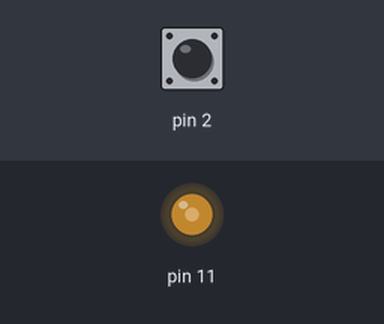
Simulated run of this sketch. Board: Arduino Uno, built with avr-gcc and run on an emulated ATmega328P. Parts: output pins drawn as LEDs (lit = HIGH). The inputs (shaded band) are chosen by the test bench; at power-on: pin 2 LOW. What the sketch prints to the serial monitor is not drawn.

Above: at 1.2 s.
1.3 s: pin 2 driven HIGH
2.8 s: pin 2 pulsed LOW 5 times (0.12 s each, 0.3 s apart)
At 3.98 s:
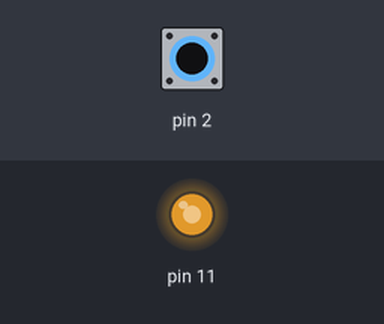
At 4.9 s:
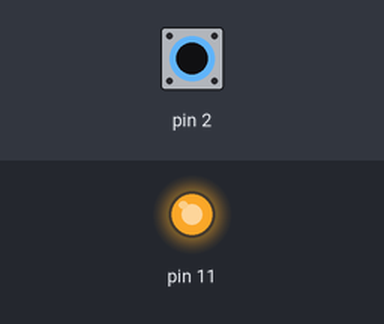
Timing chart, 0 to 11.8 s (numbered marks = the images above; inputs shaded):
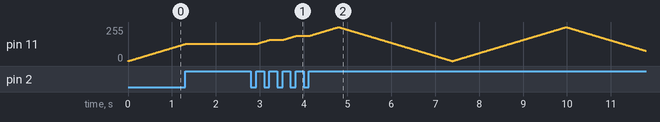

The sketch:

lab05-4.ino
```cpp
int pause = 0;           // Pause 상태를 저장 (0: 변화 중, 1: 정지 중)
int delta = 1;           // LED 밝기 변화 방향 (1: 밝아짐, -1: 어두워짐)
volatile byte state = LOW; // 스위치 상태 저장
int n = 0;               // PWM 값 (0 ~ 255)

// 스위치가 눌렸을 때 호출되는 인터럽트 서비스 루틴
void sw_pressed() {
  state = HIGH;          // 스위치가 눌리면 상태를 HIGH로 설정
  Serial.println("Interrupt: Button Pressed");
}

void setup() {
  pinMode(11, OUTPUT);   // PWM 핀 설정
  pinMode(2, INPUT);     // 스위치 핀 설정
  Serial.begin(9600);    // 시리얼 모니터 시작

  // 인터럽트 설정 (스위치가 눌렸을 때 sw_pressed 함수 호출)
  attachInterrupt(digitalPinToInterrupt(2), sw_pressed, RISING);
}

void loop() {
  if (pause == 0) {   // Pause가 아닌 경우에만 LED 밝기 변화
    analogWrite(11, n);   // 현재 PWM 값으로 LED 밝기 설정
    n += delta;           // 밝기를 증가 또는 감소

    // 밝기 값이 0 미만이거나 255를 넘으면 방향을 반대로 바꿈
    if (n >= 255 || n <= 0) {
      delta = -delta;
    }

    delay(10);            // LED 변화 속도를 제어
    Serial.println(n);     // 현재 PWM 값 출력
  }

  if (state == HIGH) {    // 스위치가 눌린 상태이면 Pause 상태 전환
    pause = pause ? 0 : 1;  // Pause를 토글 (0: 재생, 1: 정지)
    Serial.print("Pause 상태: ");
    Serial.println(pause);  // Pause 상태를 한 줄에 출력
    state = LOW;          // 스위치 상태 초기화
  }
}
```

Measured:
- after the input at 1.3 s, pin 11: stays 128/255 (without the input it goes to 129/255 after 0.01 s)
